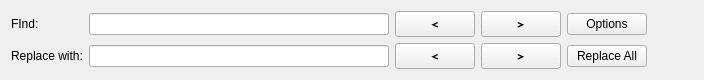
<?xml version="1.0" encoding="UTF-8"?>
<ui version="4.0">
 <class>Form</class>
 <widget class="QWidget" name="Form">
  <property name="geometry">
   <rect>
    <x>0</x>
    <y>0</y>
    <width>648</width>
    <height>63</height>
   </rect>
  </property>
  <property name="windowTitle">
   <string>Form</string>
  </property>
  <layout class="QVBoxLayout" name="verticalLayout">
   <item>
    <layout class="QGridLayout" name="gridLayout">
     <item row="1" column="4">
      <widget class="QPushButton" name="pushReplaceAlll">
       <property name="text">
        <string>Replace All</string>
       </property>
      </widget>
     </item>
     <item row="1" column="3">
      <widget class="QPushButton" name="pushReplaceAndFindNext">
       <property name="font">
        <font>
         <family>Nimbus Mono L</family>
         <weight>75</weight>
         <bold>true</bold>
        </font>
       </property>
       <property name="text">
        <string>&gt;</string>
       </property>
      </widget>
     </item>
     <item row="1" column="2">
      <widget class="QPushButton" name="pushReplaceAndFindPrevious">
       <property name="font">
        <font>
         <family>Nimbus Mono L</family>
         <weight>75</weight>
         <bold>true</bold>
        </font>
       </property>
       <property name="toolTip">
        <string>&lt;!DOCTYPE HTML PUBLIC &quot;-//W3C//DTD HTML 4.0//EN&quot; &quot;http://www.w3.org/TR/REC-html40/strict.dtd&quot;&gt;
&lt;html&gt;&lt;head&gt;&lt;meta name=&quot;qrichtext&quot; content=&quot;1&quot; /&gt;&lt;style type=&quot;text/css&quot;&gt;
p, li { white-space: pre-wrap; }
&lt;/style&gt;&lt;/head&gt;&lt;body style=&quot; font-family:'Nimbus Mono L'; font-size:8pt; font-weight:600; font-style:normal;&quot;&gt;
&lt;p style=&quot; margin-top:0px; margin-bottom:0px; margin-left:0px; margin-right:0px; -qt-block-indent:0; text-indent:0px;&quot;&gt;Replace &amp;amp; Find Previous&lt;/p&gt;&lt;/body&gt;&lt;/html&gt;</string>
       </property>
       <property name="text">
        <string>&lt;</string>
       </property>
      </widget>
     </item>
     <item row="1" column="1">
      <widget class="QLineEdit" name="lineEdit_2"/>
     </item>
     <item row="1" column="0">
      <widget class="QLabel" name="labelReplaceWith">
       <property name="text">
        <string>Replace with:</string>
       </property>
      </widget>
     </item>
     <item row="0" column="6">
      <widget class="QPushButton" name="pushClose">
       <property name="text">
        <string/>
       </property>
       <property name="icon">
        <iconset resource="../../res.qrc">
         <normaloff>:/actions/resources/actions/process-stop.png</normaloff>:/actions/resources/actions/process-stop.png</iconset>
       </property>
       <property name="flat">
        <bool>true</bool>
       </property>
      </widget>
     </item>
     <item row="0" column="5">
      <spacer name="horizontalSpacer">
       <property name="orientation">
        <enum>Qt::Horizontal</enum>
       </property>
       <property name="sizeHint" stdset="0">
        <size>
         <width>40</width>
         <height>20</height>
        </size>
       </property>
      </spacer>
     </item>
     <item row="0" column="4">
      <widget class="QPushButton" name="pushOptions">
       <property name="text">
        <string>Options</string>
       </property>
      </widget>
     </item>
     <item row="0" column="3">
      <widget class="QPushButton" name="pushReplace">
       <property name="font">
        <font>
         <family>Nimbus Mono L</family>
         <weight>75</weight>
         <bold>true</bold>
        </font>
       </property>
       <property name="toolTip">
        <string>&lt;!DOCTYPE HTML PUBLIC &quot;-//W3C//DTD HTML 4.0//EN&quot; &quot;http://www.w3.org/TR/REC-html40/strict.dtd&quot;&gt;
&lt;html&gt;&lt;head&gt;&lt;meta name=&quot;qrichtext&quot; content=&quot;1&quot; /&gt;&lt;style type=&quot;text/css&quot;&gt;
p, li { white-space: pre-wrap; }
&lt;/style&gt;&lt;/head&gt;&lt;body style=&quot; font-family:'Nimbus Mono L'; font-size:8pt; font-weight:600; font-style:normal;&quot;&gt;
&lt;p style=&quot; margin-top:0px; margin-bottom:0px; margin-left:0px; margin-right:0px; -qt-block-indent:0; text-indent:0px;&quot;&gt;Find Next&lt;/p&gt;&lt;/body&gt;&lt;/html&gt;</string>
       </property>
       <property name="text">
        <string>&gt;</string>
       </property>
      </widget>
     </item>
     <item row="0" column="2">
      <widget class="QPushButton" name="pushFindPrevious">
       <property name="font">
        <font>
         <family>Nimbus Mono L</family>
         <weight>75</weight>
         <bold>true</bold>
        </font>
       </property>
       <property name="toolTip">
        <string>&lt;!DOCTYPE HTML PUBLIC &quot;-//W3C//DTD HTML 4.0//EN&quot; &quot;http://www.w3.org/TR/REC-html40/strict.dtd&quot;&gt;
&lt;html&gt;&lt;head&gt;&lt;meta name=&quot;qrichtext&quot; content=&quot;1&quot; /&gt;&lt;style type=&quot;text/css&quot;&gt;
p, li { white-space: pre-wrap; }
&lt;/style&gt;&lt;/head&gt;&lt;body style=&quot; font-family:'Nimbus Mono L'; font-size:8pt; font-weight:600; font-style:normal;&quot;&gt;
&lt;p style=&quot; margin-top:0px; margin-bottom:0px; margin-left:0px; margin-right:0px; -qt-block-indent:0; text-indent:0px;&quot;&gt;Find Previous&lt;/p&gt;&lt;/body&gt;&lt;/html&gt;</string>
       </property>
       <property name="text">
        <string>&lt;</string>
       </property>
      </widget>
     </item>
     <item row="0" column="1">
      <widget class="QLineEdit" name="lineFind">
       <property name="sizePolicy">
        <sizepolicy hsizetype="Expanding" vsizetype="Fixed">
         <horstretch>0</horstretch>
         <verstretch>0</verstretch>
        </sizepolicy>
       </property>
       <property name="minimumSize">
        <size>
         <width>300</width>
         <height>0</height>
        </size>
       </property>
      </widget>
     </item>
     <item row="0" column="0">
      <widget class="QLabel" name="labelFind">
       <property name="text">
        <string>FInd:</string>
       </property>
      </widget>
     </item>
    </layout>
   </item>
  </layout>
 </widget>
 <resources>
  <include location="../../res.qrc"/>
 </resources>
 <connections>
  <connection>
   <sender>pushClose</sender>
   <signal>clicked()</signal>
   <receiver>Form</receiver>
   <slot>hide()</slot>
   <hints>
    <hint type="sourcelabel">
     <x>555</x>
     <y>27</y>
    </hint>
    <hint type="destinationlabel">
     <x>592</x>
     <y>75</y>
    </hint>
   </hints>
  </connection>
 </connections>
</ui>
